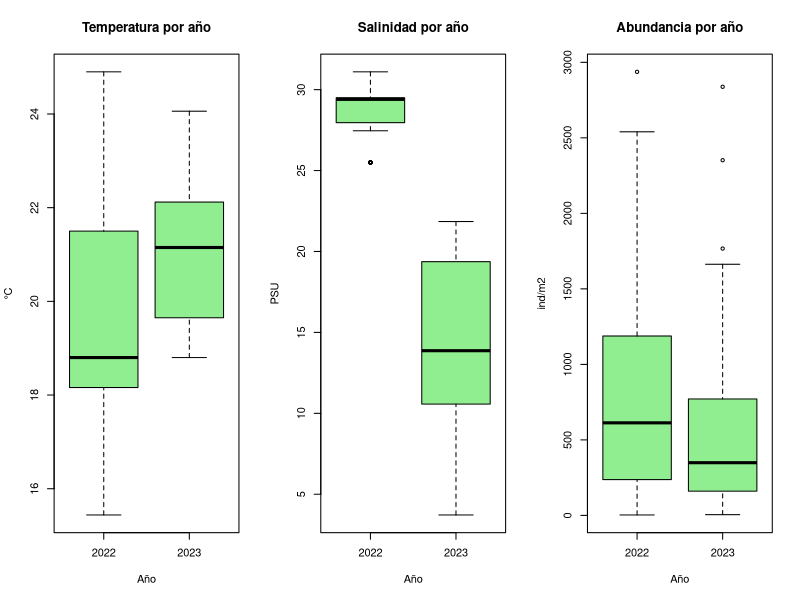
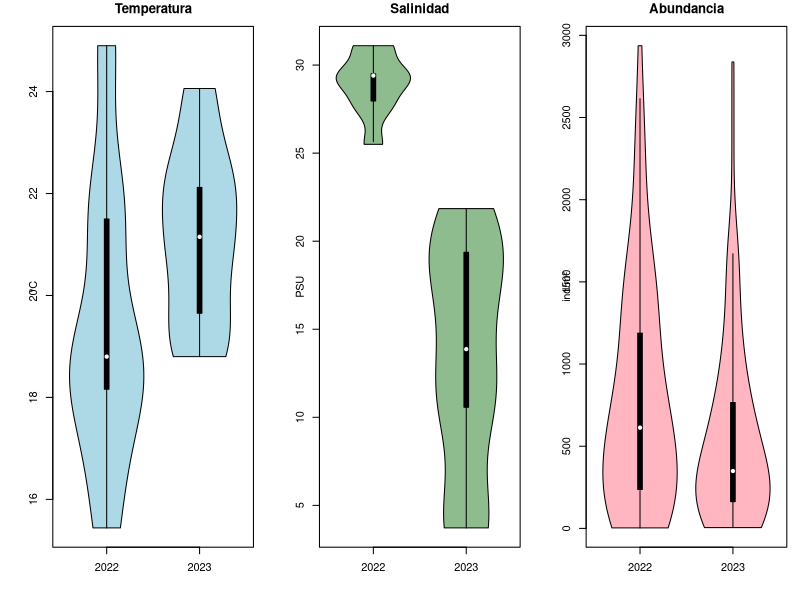
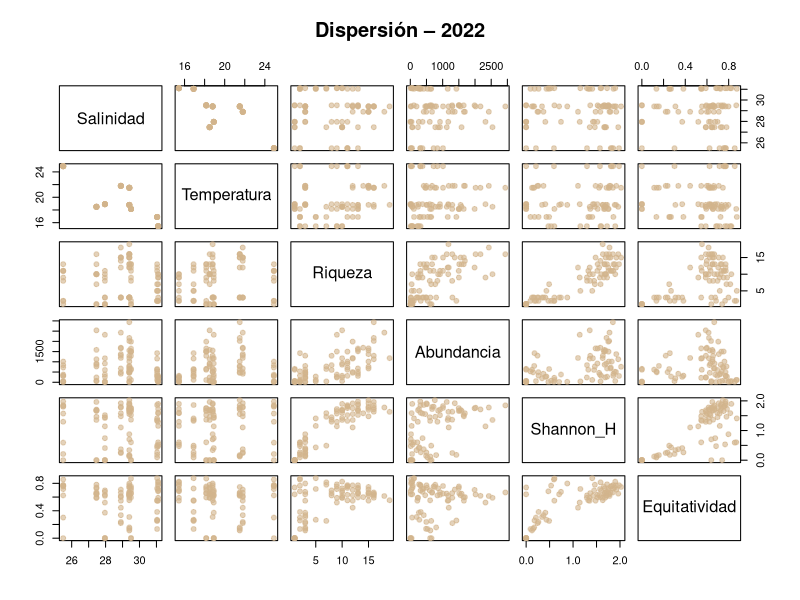
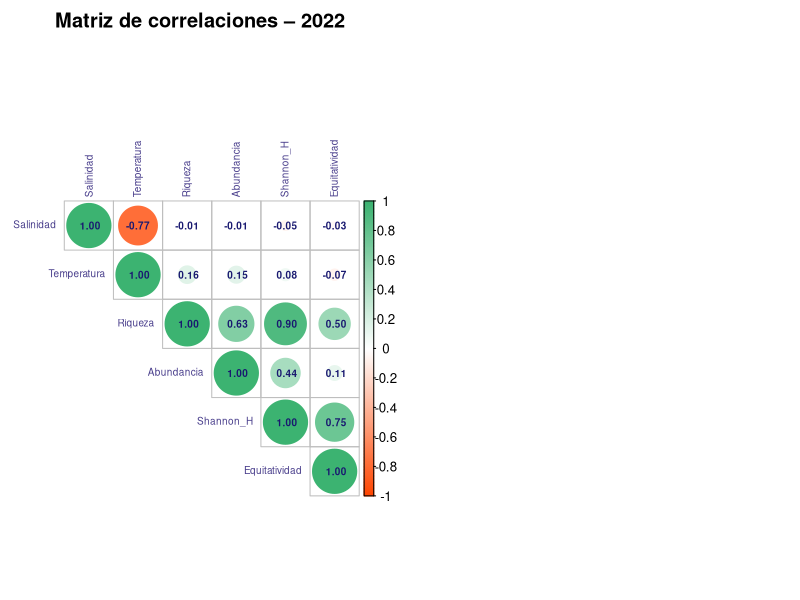
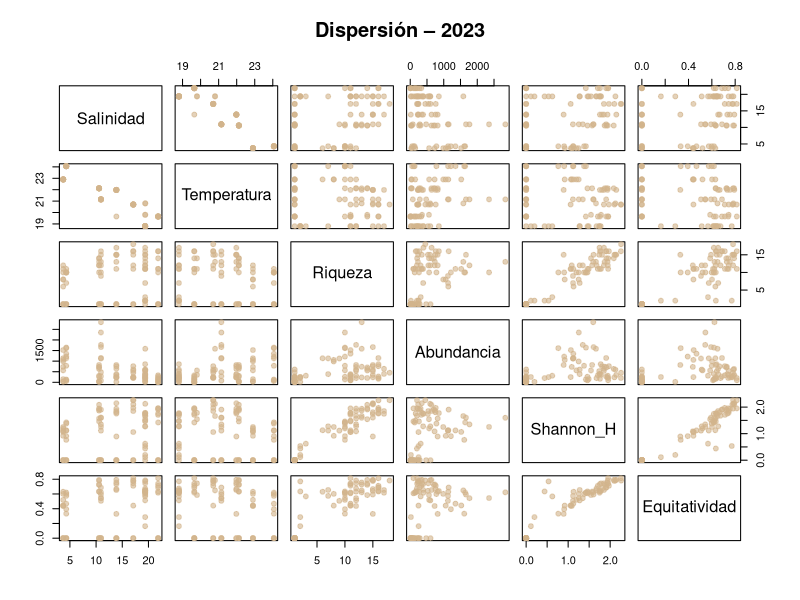
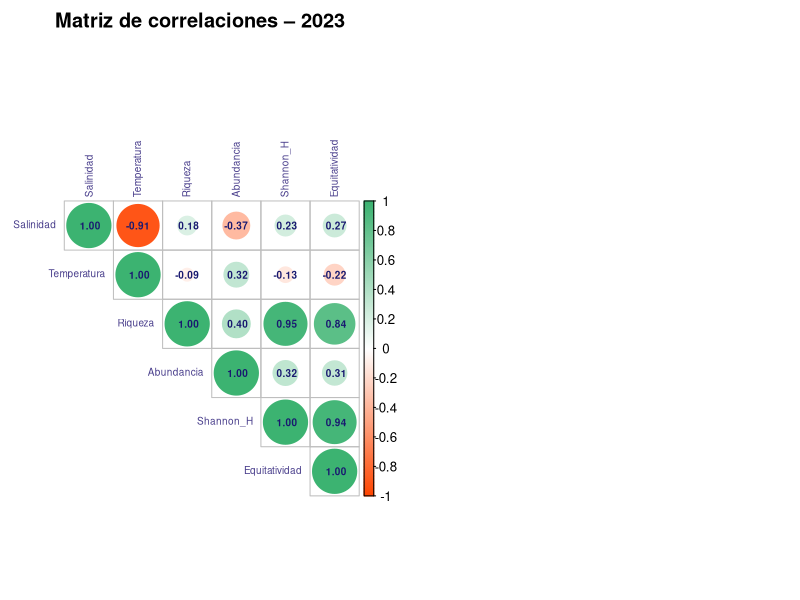

The R source for these figures, in order:
## ---- chunk 1
packages <- c("sf", "spdep", "spatialreg", "vioplot", "corrplot", "ggplot2")
# Revisar si los paquetes están instalados
no_i<- packages[!packages %in% installed.packages()[, "Package"]]
# instalar paquetes faltantes
if (length(no_i) > 1) {
  install.packages(no_i, repos = "https://cran.rstudio.com/", dep = T)
}
install.packages(c("dplyr","stringr","janitor"), dependencies = TRUE)
library(dplyr)
library(stringr)
library(spdep)   # datos espaciales
library(sf)      # datos espaciales
library(spatialreg) # modelos SAR/SEM
library(vioplot)   # gráficos de violín
library(corrplot)  # gráficos de correlación 
library(ggplot2)
## ---- chunk 2
# Cargar datos
datos <- read.csv2("2022-23IUcomofactor.csv",
                   sep = ";", dec = ",", header = TRUE,
                   fileEncoding = "UTF-8") 
#


# 2) Convierto categóricas a factor
cols_factor <- c("Sitio","Zona.del.Estuario","Franja.Intermareal","UI")
datos <- datos %>%
  mutate(across(all_of(cols_factor), as.factor),
         # 3) Año a numérico o factor (usá lo que te convenga para análisis)
         Año = as.integer(Año))

# 4) Convierto numéricas que quedaron en character con coma decimal
cols_num_char <- c("Salinidad","Temperatura","Shannon_H","Equitatividad")
datos <- datos %>%
  mutate(across(all_of(cols_num_char),
                ~ as.numeric(str_replace(.x, ",", "."))))

head(datos)   # estructura de datos
summary(datos)  # resumen estadístico

## ---- chunk 3
datos$Año <- factor(datos$Año)

par(mfrow = c(1,3))
boxplot(Temperatura ~ Año, data = datos, main = "Temperatura por año",
        xlab = "Año", ylab = "°C", col = "lightgreen")
boxplot(Salinidad ~ Año, data = datos, main = "Salinidad por año",
        xlab = "Año", ylab = "PSU", col = "lightgreen")
boxplot(Abundancia ~ Año, data = datos, main = "Abundancia por año",
        xlab = "Año", ylab = "ind/m2", col = "lightgreen")
par(mfrow = c(1,1))
## ---- chunk 4
library(vioplot)

par(mfrow = c(1,3), mar = c(4,4,2,1))

# Temperatura por año
vioplot(
  datos$Temperatura[datos$Año == 2022],
  datos$Temperatura[datos$Año == 2023],
  names = c("2022","2023"),
  col = "lightblue", main = "Temperatura", ylab = "°C"
)

# Salinidad por año
vioplot(
  datos$Salinidad[datos$Año == 2022],
  datos$Salinidad[datos$Año == 2023],
  names = c("2022","2023"),
  col = "darkseagreen", main = "Salinidad", ylab = "PSU"
)

# Abundancia por año
vioplot(
  datos$Abundancia[datos$Año == 2022],
  datos$Abundancia[datos$Año == 2023],
  names = c("2022","2023"),
  col = "lightpink", main = "Abundancia", ylab = "ind/m²"
)

par(mfrow = c(1,1))

## ---- chunk 5
library(corrplot)
datos$Año <- as.integer(as.character(datos$Año))

# columnas 6:11 y convertir a numérico
cols <- intersect(6:11, seq_along(datos))
to_num <- function(x) {
  if (is.character(x)) as.numeric(gsub(",", ".", x)) else as.numeric(x)
}
df_num_all <- as.data.frame(lapply(datos[, cols, drop = FALSE], to_num))
var_names <- names(df_num_all)


## ---- chunk 6

anos <- sort(unique(datos$Año))

for (yr in anos) {
  # Filtrar filas de ese año
  idx <- which(datos$Año == yr)
  df_y <- df_num_all[idx, , drop = FALSE]

  # Matriz de correlaciones (manejo de NA)
  cor_mat <- cor(df_y, use = "pairwise.complete.obs", method = "pearson")

  # Título de sección
  cat("## Año", yr, "\n\n")
  print(round(cor_mat, 3))

  # Dos gráficos lado a lado
  op <- par(mfrow = c(1, 2), mar = c(4,4,2,1))

  # Dispersogramas
  pairs(df_y,
        main = paste("Dispersión –", yr),
        pch = 19, col = adjustcolor("tan", 0.6),
        labels = var_names)

  # Corrplot
  corrplot(cor_mat, method = "circle", type = "upper",
           col = colorRampPalette(c("orangered", "white", "mediumseagreen"))(200),
           tl.col = "darkslateblue", tl.srt = 90,
           addCoef.col = "midnightblue", tl.cex = 0.6,
           number.cex = 0.6,
           mar = c(0,0,2,0), title = paste("Matriz de correlaciones –", yr))

  par(op) # restaurar parámetros
  cat("\n\n")
}
